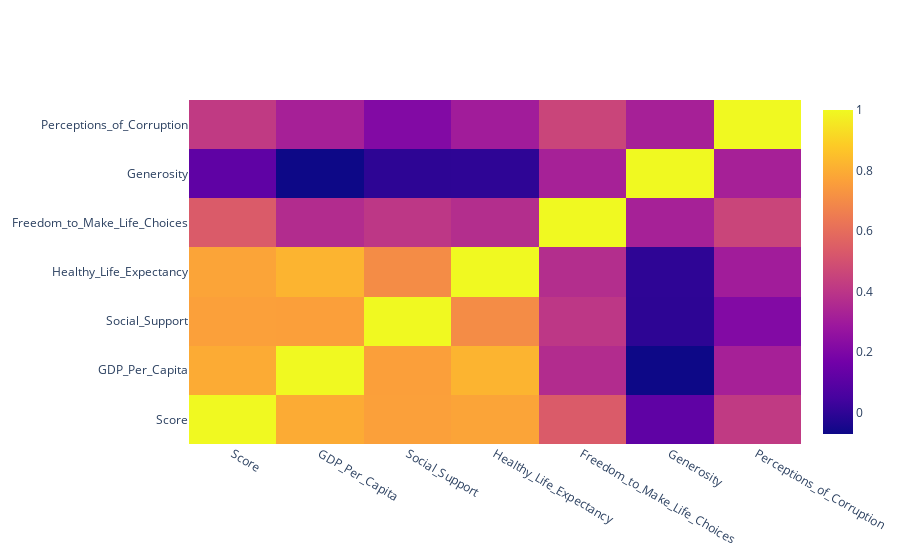

This figure's notebook cell:
### Code cell
correlation_matrix = drop_rank.corr()
correlation_happy = go.Heatmap(z=np.array(correlation_matrix), x=correlation_matrix.columns, y=corr_matrix_happy.columns)
happy_heatmap = [correlation_happy]
iplot(happy_heatmap)

### Figure 1 — Plotly figure (JSON) as saved in the notebook; plotly's stock layout.template omitted (floating-point values rounded to 4 significant figures)
{"data": [{"type": "heatmap", "x": ["Score", "GDP_Per_Capita", "Social_Support", "Healthy_Life_Expectancy", "Freedom_to_Make_Life_Choices", "Generosity", "Perceptions_of_Corruption"], "y": ["Score", "GDP_Per_Capita", "Social_Support", "Healthy_Life_Expectancy", "Freedom_to_Make_Life_Choices", "Generosity", "Perceptions_of_Corruption"], "z": [[1, 0.7957, 0.7638, 0.7745, 0.5364, 0.1157, 0.4167], [0.7957, 1, 0.7633, 0.8201, 0.364, -0.07087, 0.3214], [0.7638, 0.7633, 1, 0.7027, 0.4067, -0.00499, 0.2134], [0.7745, 0.8201, 0.7027, 1, 0.3699, -0.002343, 0.3052], [0.5364, 0.364, 0.4067, 0.3699, 1, 0.3217, 0.4562], [0.1157, -0.07087, -0.00499, -0.002343, 0.3217, 1, 0.3206], [0.4167, 0.3214, 0.2134, 0.3052, 0.4562, 0.3206, 1]]}], "layout": {}}
